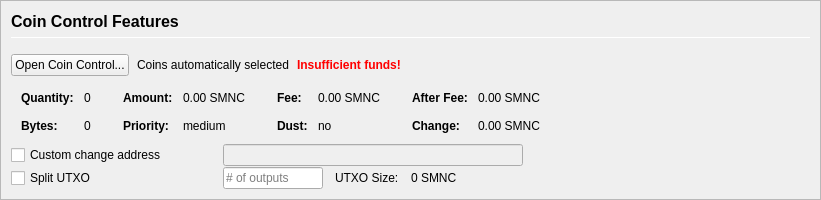
         <widget class="QFrame" name="frameCoinControl">
          <property name="sizePolicy">
           <sizepolicy hsizetype="Expanding" vsizetype="Expanding">
            <horstretch>0</horstretch>
            <verstretch>0</verstretch>
           </sizepolicy>
          </property>
          <property name="maximumSize">
           <size>
            <width>16777215</width>
            <height>16777215</height>
           </size>
          </property>
          <property name="frameShape">
           <enum>QFrame::StyledPanel</enum>
          </property>
          <property name="frameShadow">
           <enum>QFrame::Sunken</enum>
          </property>
          <layout class="QVBoxLayout" name="verticalLayoutCoinControl2">
           <property name="spacing">
            <number>0</number>
           </property>
           <property name="leftMargin">
            <number>0</number>
           </property>
           <property name="topMargin">
            <number>0</number>
           </property>
           <property name="rightMargin">
            <number>0</number>
           </property>
           <property name="bottomMargin">
            <number>0</number>
           </property>
           <item>
            <widget class="QFrame" name="frameCoinControl_BG">
             <layout class="QVBoxLayout" name="verticalLayoutCoinControl" stretch="0,0,0,0,0,0">
              <property name="spacing">
               <number>1</number>
              </property>
              <property name="leftMargin">
               <number>10</number>
              </property>
              <property name="topMargin">
               <number>10</number>
              </property>
              <item>
               <layout class="QHBoxLayout" name="horizontalLayoutCoinControl1">
                <property name="bottomMargin">
                 <number>15</number>
                </property>
                <item>
                 <layout class="QVBoxLayout" name="verticalLayout_3">
                  <property name="spacing">
                   <number>6</number>
                  </property>
                  <item>
                   <widget class="QLabel" name="labelCoinControlFeatures">
                    <property name="sizePolicy">
                     <sizepolicy hsizetype="Preferred" vsizetype="Maximum">
                      <horstretch>0</horstretch>
                      <verstretch>0</verstretch>
                     </sizepolicy>
                    </property>
                    <property name="minimumSize">
                     <size>
                      <width>0</width>
                      <height>20</height>
                     </size>
                    </property>
                    <property name="font">
                     <font>
                      <pointsize>12</pointsize>
                      <weight>75</weight>
                      <bold>true</bold>
                     </font>
                    </property>
                    <property name="styleSheet">
                     <string notr="true">font-weight:bold;</string>
                    </property>
                    <property name="text">
                     <string>Coin Control Features</string>
                    </property>
                   </widget>
                  </item>
                  <item>
                   <widget class="Line" name="line">
                    <property name="minimumSize">
                     <size>
                      <width>0</width>
                      <height>1</height>
                     </size>
                    </property>
                    <property name="maximumSize">
                     <size>
                      <width>16777215</width>
                      <height>1</height>
                     </size>
                    </property>
                    <property name="orientation">
                     <enum>Qt::Horizontal</enum>
                    </property>
                   </widget>
                  </item>
                 </layout>
                </item>
               </layout>
              </item>
              <item>
               <layout class="QHBoxLayout" name="horizontalLayoutCoinControl2" stretch="0,0,0,0">
                <property name="spacing">
                 <number>8</number>
                </property>
                <property name="bottomMargin">
                 <number>10</number>
                </property>
                <item>
                 <widget class="QPushButton" name="pushButtonCoinControl">
                  <property name="styleSheet">
                   <string notr="true"/>
                  </property>
                  <property name="text">
                   <string>Open Coin Control...</string>
                  </property>
                  <property name="autoDefault">
                   <bool>false</bool>
                  </property>
                 </widget>
                </item>
                <item>
                 <widget class="QLabel" name="labelCoinControlAutomaticallySelected">
                  <property name="text">
                   <string>Coins automatically selected</string>
                  </property>
                  <property name="margin">
                   <number>5</number>
                  </property>
                 </widget>
                </item>
                <item>
                 <widget class="QLabel" name="labelCoinControlInsuffFunds">
                  <property name="font">
                   <font>
                    <weight>75</weight>
                    <bold>true</bold>
                   </font>
                  </property>
                  <property name="styleSheet">
                   <string notr="true">color:red;font-weight:bold;</string>
                  </property>
                  <property name="text">
                   <string>Insufficient funds!</string>
                  </property>
                  <property name="margin">
                   <number>5</number>
                  </property>
                 </widget>
                </item>
                <item>
                 <spacer name="horizontalSpacerCoinControl">
                  <property name="orientation">
                   <enum>Qt::Horizontal</enum>
                  </property>
                  <property name="sizeHint" stdset="0">
                   <size>
                    <width>40</width>
                    <height>1</height>
                   </size>
                  </property>
                 </spacer>
                </item>
               </layout>
              </item>
              <item>
               <widget class="QWidget" name="widgetCoinControl" native="true">
                <property name="sizePolicy">
                 <sizepolicy hsizetype="Preferred" vsizetype="Preferred">
                  <horstretch>0</horstretch>
                  <verstretch>0</verstretch>
                 </sizepolicy>
                </property>
                <property name="minimumSize">
                 <size>
                  <width>0</width>
                  <height>0</height>
                 </size>
                </property>
                <property name="styleSheet">
                 <string notr="true"/>
                </property>
                <layout class="QHBoxLayout" name="horizontalLayoutCoinControl5">
                 <property name="leftMargin">
                  <number>0</number>
                 </property>
                 <property name="topMargin">
                  <number>0</number>
                 </property>
                 <property name="rightMargin">
                  <number>0</number>
                 </property>
                 <property name="bottomMargin">
                  <number>0</number>
                 </property>
                 <item>
                  <layout class="QHBoxLayout" name="horizontalLayoutCoinControl3" stretch="0,0,0,1">
                   <property name="spacing">
                    <number>20</number>
                   </property>
                   <property name="topMargin">
                    <number>0</number>
                   </property>
                   <property name="bottomMargin">
                    <number>10</number>
                   </property>
                   <item>
                    <layout class="QFormLayout" name="formLayoutCoinControl1">
                     <property name="horizontalSpacing">
                      <number>10</number>
                     </property>
                     <property name="verticalSpacing">
                      <number>14</number>
                     </property>
                     <property name="leftMargin">
                      <number>10</number>
                     </property>
                     <property name="topMargin">
                      <number>4</number>
                     </property>
                     <property name="rightMargin">
                      <number>6</number>
                     </property>
                     <item row="0" column="0">
                      <widget class="QLabel" name="labelCoinControlQuantityText">
                       <property name="font">
                        <font>
                         <weight>75</weight>
                         <bold>true</bold>
                        </font>
                       </property>
                       <property name="text">
                        <string>Quantity:</string>
                       </property>
                       <property name="margin">
                        <number>0</number>
                       </property>
                      </widget>
                     </item>
                     <item row="0" column="1">
                      <widget class="QLabel" name="labelCoinControlQuantity">
                       <property name="cursor">
                        <cursorShape>IBeamCursor</cursorShape>
                       </property>
                       <property name="contextMenuPolicy">
                        <enum>Qt::ActionsContextMenu</enum>
                       </property>
                       <property name="text">
                        <string notr="true">0</string>
                       </property>
                       <property name="margin">
                        <number>0</number>
                       </property>
                       <property name="textInteractionFlags">
                        <set>Qt::LinksAccessibleByMouse|Qt::TextSelectableByKeyboard|Qt::TextSelectableByMouse</set>
                       </property>
                      </widget>
                     </item>
                     <item row="1" column="0">
                      <widget class="QLabel" name="labelCoinControlBytesText">
                       <property name="font">
                        <font>
                         <weight>75</weight>
                         <bold>true</bold>
                        </font>
                       </property>
                       <property name="text">
                        <string>Bytes:</string>
                       </property>
                      </widget>
                     </item>
                     <item row="1" column="1">
                      <widget class="QLabel" name="labelCoinControlBytes">
                       <property name="cursor">
                        <cursorShape>IBeamCursor</cursorShape>
                       </property>
                       <property name="contextMenuPolicy">
                        <enum>Qt::ActionsContextMenu</enum>
                       </property>
                       <property name="text">
                        <string notr="true">0</string>
                       </property>
                       <property name="textInteractionFlags">
                        <set>Qt::LinksAccessibleByMouse|Qt::TextSelectableByKeyboard|Qt::TextSelectableByMouse</set>
                       </property>
                      </widget>
                     </item>
                    </layout>
                   </item>
                   <item>
                    <layout class="QFormLayout" name="formLayoutCoinControl2">
                     <property name="horizontalSpacing">
                      <number>10</number>
                     </property>
                     <property name="verticalSpacing">
                      <number>14</number>
                     </property>
                     <property name="leftMargin">
                      <number>6</number>
                     </property>
                     <property name="topMargin">
                      <number>4</number>
                     </property>
                     <property name="rightMargin">
                      <number>6</number>
                     </property>
                     <item row="0" column="0">
                      <widget class="QLabel" name="labelCoinControlAmountText">
                       <property name="font">
                        <font>
                         <weight>75</weight>
                         <bold>true</bold>
                        </font>
                       </property>
                       <property name="text">
                        <string>Amount:</string>
                       </property>
                       <property name="margin">
                        <number>0</number>
                       </property>
                      </widget>
                     </item>
                     <item row="0" column="1">
                      <widget class="QLabel" name="labelCoinControlAmount">
                       <property name="cursor">
                        <cursorShape>IBeamCursor</cursorShape>
                       </property>
                       <property name="contextMenuPolicy">
                        <enum>Qt::ActionsContextMenu</enum>
                       </property>
                       <property name="text">
                        <string notr="true">0.00 SMNC</string>
                       </property>
                       <property name="textInteractionFlags">
                        <set>Qt::LinksAccessibleByMouse|Qt::TextSelectableByKeyboard|Qt::TextSelectableByMouse</set>
                       </property>
                      </widget>
                     </item>
                     <item row="1" column="0">
                      <widget class="QLabel" name="labelCoinControlPriorityText">
                       <property name="font">
                        <font>
                         <weight>75</weight>
                         <bold>true</bold>
                        </font>
                       </property>
                       <property name="text">
                        <string>Priority:</string>
                       </property>
                      </widget>
                     </item>
                     <item row="1" column="1">
                      <widget class="QLabel" name="labelCoinControlPriority">
                       <property name="cursor">
                        <cursorShape>IBeamCursor</cursorShape>
                       </property>
                       <property name="contextMenuPolicy">
                        <enum>Qt::ActionsContextMenu</enum>
                       </property>
                       <property name="text">
                        <string>medium</string>
                       </property>
                       <property name="textInteractionFlags">
                        <set>Qt::LinksAccessibleByMouse|Qt::TextSelectableByKeyboard|Qt::TextSelectableByMouse</set>
                       </property>
                      </widget>
                     </item>
                    </layout>
                   </item>
                   <item>
                    <layout class="QFormLayout" name="formLayoutCoinControl3">
                     <property name="horizontalSpacing">
                      <number>10</number>
                     </property>
                     <property name="verticalSpacing">
                      <number>14</number>
                     </property>
                     <property name="leftMargin">
                      <number>6</number>
                     </property>
                     <property name="topMargin">
                      <number>4</number>
                     </property>
                     <property name="rightMargin">
                      <number>6</number>
                     </property>
                     <item row="0" column="0">
                      <widget class="QLabel" name="labelCoinControlFeeText">
                       <property name="font">
                        <font>
                         <weight>75</weight>
                         <bold>true</bold>
                        </font>
                       </property>
                       <property name="text">
                        <string>Fee:</string>
                       </property>
                       <property name="margin">
                        <number>0</number>
                       </property>
                      </widget>
                     </item>
                     <item row="0" column="1">
                      <widget class="QLabel" name="labelCoinControlFee">
                       <property name="cursor">
                        <cursorShape>IBeamCursor</cursorShape>
                       </property>
                       <property name="contextMenuPolicy">
                        <enum>Qt::ActionsContextMenu</enum>
                       </property>
                       <property name="text">
                        <string notr="true">0.00 SMNC</string>
                       </property>
                       <property name="textInteractionFlags">
                        <set>Qt::LinksAccessibleByMouse|Qt::TextSelectableByKeyboard|Qt::TextSelectableByMouse</set>
                       </property>
                      </widget>
                     </item>
                     <item row="1" column="0">
                      <widget class="QLabel" name="labelCoinControlLowOutputText">
                       <property name="font">
                        <font>
                         <weight>75</weight>
                         <bold>true</bold>
                        </font>
                       </property>
                       <property name="text">
                        <string>Dust:</string>
                       </property>
                      </widget>
                     </item>
                     <item row="1" column="1">
                      <widget class="QLabel" name="labelCoinControlLowOutput">
                       <property name="cursor">
                        <cursorShape>IBeamCursor</cursorShape>
                       </property>
                       <property name="contextMenuPolicy">
                        <enum>Qt::ActionsContextMenu</enum>
                       </property>
                       <property name="text">
                        <string>no</string>
                       </property>
                       <property name="textInteractionFlags">
                        <set>Qt::LinksAccessibleByMouse|Qt::TextSelectableByKeyboard|Qt::TextSelectableByMouse</set>
                       </property>
                      </widget>
                     </item>
                    </layout>
                   </item>
                   <item>
                    <layout class="QFormLayout" name="formLayoutCoinControl4">
                     <property name="horizontalSpacing">
                      <number>10</number>
                     </property>
                     <property name="verticalSpacing">
                      <number>14</number>
                     </property>
                     <property name="leftMargin">
                      <number>6</number>
                     </property>
                     <property name="topMargin">
                      <number>4</number>
                     </property>
                     <property name="rightMargin">
                      <number>6</number>
                     </property>
                     <item row="0" column="0">
                      <widget class="QLabel" name="labelCoinControlAfterFeeText">
                       <property name="font">
                        <font>
                         <weight>75</weight>
                         <bold>true</bold>
                        </font>
                       </property>
                       <property name="text">
                        <string>After Fee:</string>
                       </property>
                       <property name="margin">
                        <number>0</number>
                       </property>
                      </widget>
                     </item>
                     <item row="0" column="1">
                      <widget class="QLabel" name="labelCoinControlAfterFee">
                       <property name="cursor">
                        <cursorShape>IBeamCursor</cursorShape>
                       </property>
                       <property name="contextMenuPolicy">
                        <enum>Qt::ActionsContextMenu</enum>
                       </property>
                       <property name="text">
                        <string notr="true">0.00 SMNC</string>
                       </property>
                       <property name="textInteractionFlags">
                        <set>Qt::LinksAccessibleByMouse|Qt::TextSelectableByKeyboard|Qt::TextSelectableByMouse</set>
                       </property>
                      </widget>
                     </item>
                     <item row="1" column="0">
                      <widget class="QLabel" name="labelCoinControlChangeText">
                       <property name="font">
                        <font>
                         <weight>75</weight>
                         <bold>true</bold>
                        </font>
                       </property>
                       <property name="text">
                        <string>Change:</string>
                       </property>
                      </widget>
                     </item>
                     <item row="1" column="1">
                      <widget class="QLabel" name="labelCoinControlChange">
                       <property name="cursor">
                        <cursorShape>IBeamCursor</cursorShape>
                       </property>
                       <property name="contextMenuPolicy">
                        <enum>Qt::ActionsContextMenu</enum>
                       </property>
                       <property name="text">
                        <string notr="true">0.00 SMNC</string>
                       </property>
                       <property name="textInteractionFlags">
                        <set>Qt::LinksAccessibleByMouse|Qt::TextSelectableByKeyboard|Qt::TextSelectableByMouse</set>
                       </property>
                      </widget>
                     </item>
                    </layout>
                   </item>
                  </layout>
                 </item>
                </layout>
               </widget>
              </item>
              <item>
               <layout class="QHBoxLayout" name="horizontalLayoutCoinControl4">
                <property name="spacing">
                 <number>12</number>
                </property>
                <property name="sizeConstraint">
                 <enum>QLayout::SetDefaultConstraint</enum>
                </property>
                <property name="topMargin">
                 <number>0</number>
                </property>
                <property name="rightMargin">
                 <number>0</number>
                </property>
                <item>
                 <widget class="QCheckBox" name="checkBoxCoinControlChange">
                  <property name="sizePolicy">
                   <sizepolicy hsizetype="Preferred" vsizetype="Preferred">
                    <horstretch>0</horstretch>
                    <verstretch>0</verstretch>
                   </sizepolicy>
                  </property>
                  <property name="minimumSize">
                   <size>
                    <width>200</width>
                    <height>0</height>
                   </size>
                  </property>
                  <property name="maximumSize">
                   <size>
                    <width>200</width>
                    <height>16777215</height>
                   </size>
                  </property>
                  <property name="toolTip">
                   <string>If this is activated, but the change address is empty or invalid, change will be sent to a newly generated address.</string>
                  </property>
                  <property name="text">
                   <string>Custom change address</string>
                  </property>
                 </widget>
                </item>
                <item>
                 <widget class="QValidatedLineEdit" name="lineEditCoinControlChange">
                  <property name="enabled">
                   <bool>false</bool>
                  </property>
                  <property name="sizePolicy">
                   <sizepolicy hsizetype="Preferred" vsizetype="Preferred">
                    <horstretch>0</horstretch>
                    <verstretch>0</verstretch>
                   </sizepolicy>
                  </property>
                  <property name="minimumSize">
                   <size>
                    <width>300</width>
                    <height>0</height>
                   </size>
                  </property>
                 </widget>
                </item>
                <item>
                 <widget class="QLabel" name="labelCoinControlChangeLabel">
                  <property name="sizePolicy">
                   <sizepolicy hsizetype="Preferred" vsizetype="Preferred">
                    <horstretch>0</horstretch>
                    <verstretch>0</verstretch>
                   </sizepolicy>
                  </property>
                  <property name="minimumSize">
                   <size>
                    <width>100</width>
                    <height>0</height>
                   </size>
                  </property>
                  <property name="text">
                   <string/>
                  </property>
                  <property name="margin">
                   <number>3</number>
                  </property>
                 </widget>
                </item>
               </layout>
              </item>
              <item>
               <layout class="QHBoxLayout" name="horizontalLayoutCoinControl6">
                <property name="spacing">
                 <number>12</number>
                </property>
                <property name="rightMargin">
                 <number>0</number>
                </property>
                <item>
                 <widget class="QCheckBox" name="splitBlockCheckBox">
                  <property name="sizePolicy">
                   <sizepolicy hsizetype="Preferred" vsizetype="Preferred">
                    <horstretch>0</horstretch>
                    <verstretch>0</verstretch>
                   </sizepolicy>
                  </property>
                  <property name="minimumSize">
                   <size>
                    <width>200</width>
                    <height>0</height>
                   </size>
                  </property>
                  <property name="maximumSize">
                   <size>
                    <width>200</width>
                    <height>16777215</height>
                   </size>
                  </property>
                  <property name="text">
                   <string>Split UTXO</string>
                  </property>
                 </widget>
                </item>
                <item>
                 <widget class="QLineEdit" name="splitBlockLineEdit">
                  <property name="sizePolicy">
                   <sizepolicy hsizetype="Preferred" vsizetype="Preferred">
                    <horstretch>50</horstretch>
                    <verstretch>0</verstretch>
                   </sizepolicy>
                  </property>
                  <property name="minimumSize">
                   <size>
                    <width>100</width>
                    <height>0</height>
                   </size>
                  </property>
                  <property name="maximumSize">
                   <size>
                    <width>100</width>
                    <height>16777215</height>
                   </size>
                  </property>
                  <property name="placeholderText">
                   <string># of outputs</string>
                  </property>
                 </widget>
                </item>
                <item>
                 <widget class="QLabel" name="labelBlockSizeText">
                  <property name="text">
                   <string>UTXO Size:</string>
                  </property>
                 </widget>
                </item>
                <item>
                 <widget class="QLabel" name="labelBlockSize">
                  <property name="text">
                   <string>0 SMNC</string>
                  </property>
                 </widget>
                </item>
                <item>
                 <spacer name="horizontalSpacer_7">
                  <property name="orientation">
                   <enum>Qt::Horizontal</enum>
                  </property>
                  <property name="sizeHint" stdset="0">
                   <size>
                    <width>40</width>
                    <height>20</height>
                   </size>
                  </property>
                 </spacer>
                </item>
               </layout>
              </item>
              <item>
               <spacer name="verticalSpacerCoinControl">
                <property name="orientation">
                 <enum>Qt::Vertical</enum>
                </property>
                <property name="sizeHint" stdset="0">
                 <size>
                  <width>800</width>
                  <height>1</height>
                 </size>
                </property>
               </spacer>
              </item>
             </layout>
            </widget>
           </item>
          </layout>
         </widget>
